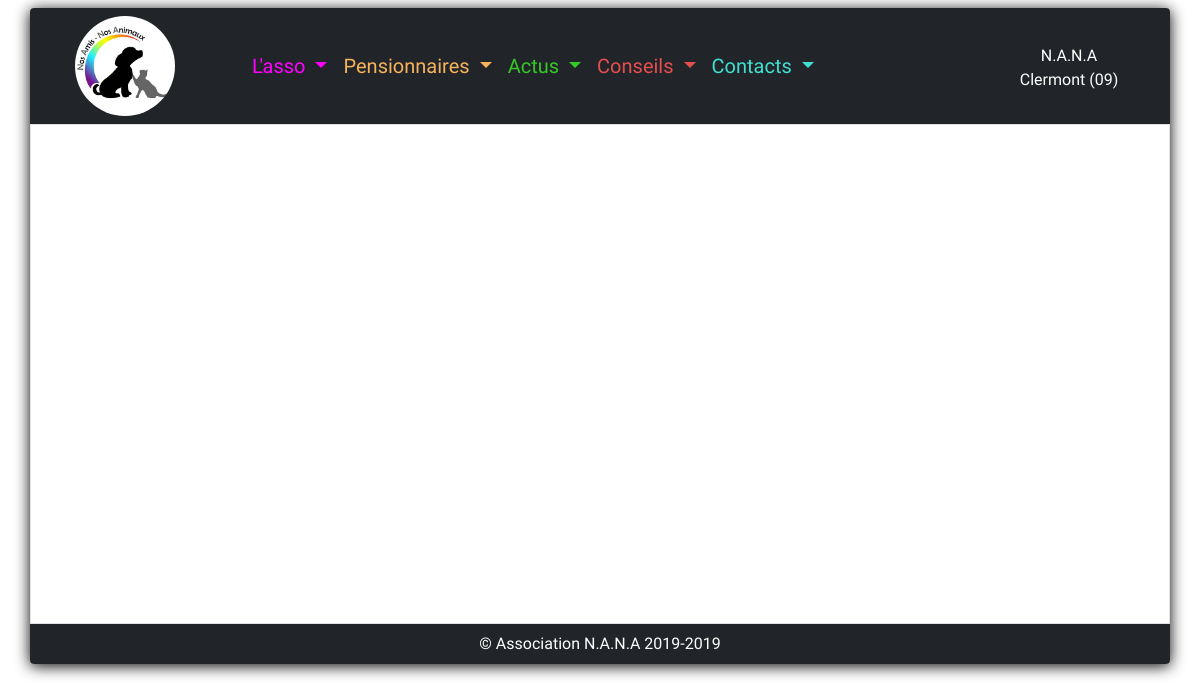
The page /actus&type=2 on the database as committed earlier.
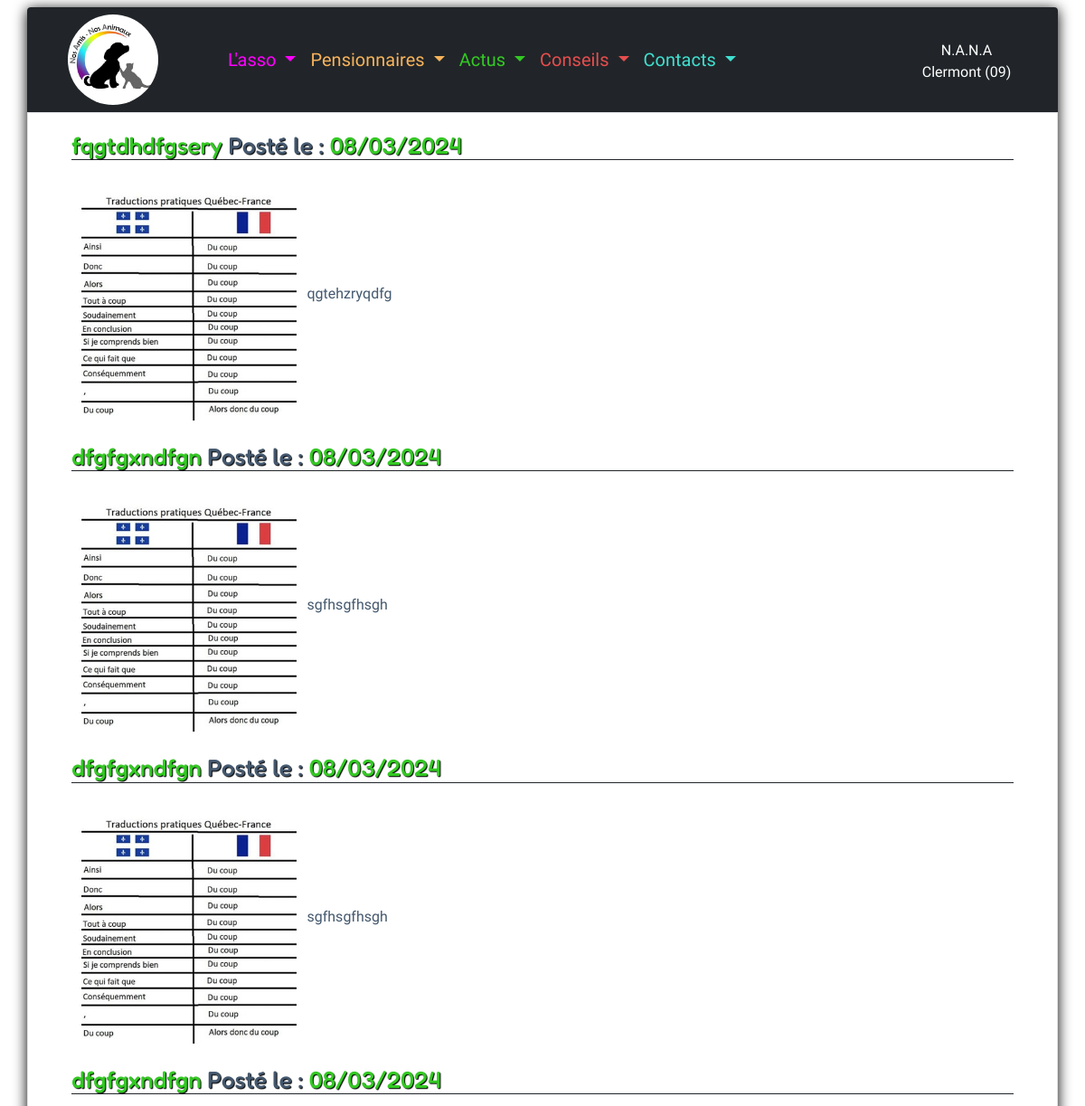
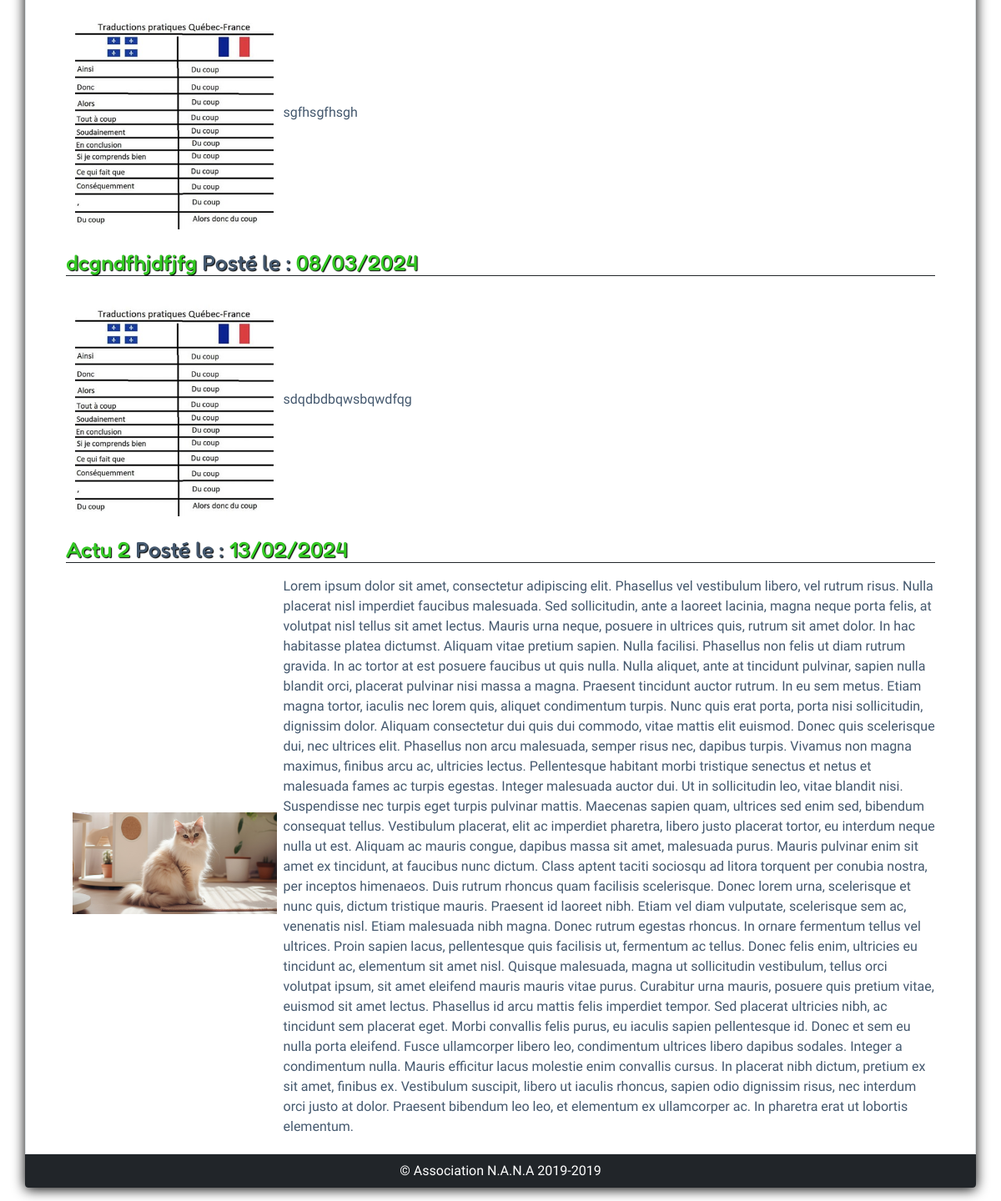
The same page on the database as committed later (2 pictures, top to bottom).
### tables this page shows
CREATE TABLE `actualite` (
  `id_actualite` int(11) NOT NULL,
  `libelle_actualite` varchar(45) NOT NULL,
  `contenu_actualite` longtext NOT NULL,
  `date_publication` date NOT NULL,
  `id_image` int(11) NOT NULL,
  `id_type_actualite` int(11) DEFAULT NULL
);

CREATE TABLE `image` (
  `id_image` int(11) NOT NULL,
  `libelle_image` varchar(45) NOT NULL,
  `url_image` varchar(100) NOT NULL,
  `description_image` longtext DEFAULT NULL
);

### config/Securite.class.php (called while the page is built, shortened)
<?php
class Securite {
    public static function secureHTML($string){
        return htmlentities($string);
    }
}

### controllers/frontend.controller.php (called while the page is built, shortened)
<?php
require_once "public/utile/formatage.php";
require_once 'models/actualite.dao.php';
function getPageActualites()
{
    if(isset($_GET['type']) && !empty($_GET['type'])) {
        $typeNews = Securite::secureHTML($_GET['type']);
        $actualites = getActualiteFromBd($typeNews);
        foreach ($actualites as $key => $actualite) {
            $image = getImageActualiteFromBd($actualite['id_image']);
            $actualites[$key]['image'] = $image;
        }
    }
    else {
        throw new Exception("Le type de l'actualité est manquante. Vous ne pouvez pas accéder à la page.");
    }
    require_once "views/front/actu/actus.view.php";
}

### models/actualite.dao.php (called while the page is built, shortened)
<?php
function getActualiteFromBD($type)
{
    $bdd = connexionPDO();
    $req = "SELECT *
            FROM actualite
            WHERE id_type_actualite = :type
            order by date_publication desc
            ";
    $stmt = $bdd->prepare($req);
    $stmt->bindValue(':type', $type, PDO::PARAM_STR);
    $stmt->execute();
    $actualites = $stmt->fetchAll(PDO::FETCH_ASSOC);
    return $actualites;
}
function getImageActualiteFromBd($idImage){
    $bdd = connexionPDO();
    $req = "
        SELECT *
        FROM image
        WHERE id_image = :idImage
        ";
    $stmt = $bdd->prepare($req);
    $stmt->bindValue(':idImage', $idImage, PDO::PARAM_INT);
    $stmt->execute();
    $image = $stmt->fetch(PDO::FETCH_ASSOC);
    return $image;
}

### views/front/actu/actus.view.php (the view, shortened to what this page needs)
<?php
foreach($actualites as $actualite) :
echo styleTitrePost("<span class='".COLOR_TITRE_ACTUS."'> {$actualite['libelle_actualite']} </span> Posté le : <span class='".COLOR_TITRE_ACTUS."'> ".date("d/m/Y", strtotime($actualite['date_publication']))." </span>");
?>
    <div class="row g-0 align-items-center">
        <div class="col-12 col-lg-3 text-center">
            <img src="public/sources/images/sites/<?= $actualite['image']['url_image'] ?>" alt="<?= $actualite['image']['libelle_image'] ?>" style="max-height: 280px;" class="img-fluid p-2">
        </div>
        <div class="col-12 col-md-9">
            <p>
                <?= $actualite['contenu_actualite'] ?>
            </p>
        </div>
    </div>
<?php endforeach; ?>
<?php
$content = ob_get_clean();
require "views/commons/template.php"
?>

### index.php (shortened to what this page needs)
<?php
require_once "controllers/frontend.controller.php";
require_once "config/Securite.class.php";
try {
    if(isset($_GET['page']) && !empty($_GET['page'])){
        $page = Securite::secureHTML($_GET['page']);
        switch ($page) {
            case "actus" : getPageActualites();
            break;
        }
    } else {
        getPageAccueil();
    }
} catch (Exception $e) {
    $titre ="Error";
    $description = "Page de gestion des erreurs";
    $errorMessage = $e->getMessage();
    require "views/commons/erreur.view.php";
}

### views/commons/template.php (shortened to what this page needs)
<!DOCTYPE html>
<html lang="fr">
<head>
    <link rel="stylesheet" href="<?= URL ?>public/bootstrap/css/bootstrap.min.css">
    <link rel="stylesheet" href="<?= URL ?>public/css/main.css">
</head>
<body>
    <div class="container p-0 mt-2 rounded perso_shadow">
        <header class="bg-dark text-white rounded-top perso_titre">
            <div class="row align-items-center m-0">
                <div class="col-2 p-2 text-center">
                    <a href="accueil">
                        <img src="<?= URL ?>public/sources/images/Autres/logoNANA2.jpg" class="rounded-circle img-fluid perso_logoSize" alt="logo">
                    </a>
                </div>
                <div class="col-8 m-0 p-0">
                    <?php include('menu.php'); ?>
                </div>
                <div class="col-2 text-right pt-1 pe-4 d-none d-lg-block">
                   <a href="login" class="nav-link text-white text-center"> N.A.N.A <br /> Clermont (09)</a>
                </div>
            </div>
        </header>
        <div class="border p-1 perso_minCorpSize px-5">
            <?= $content; ?>
        </div>
        <footer class="bg-dark text-white text-center rounded-bottom">
            <p class="p-2">&copy; Association N.A.N.A 2019-2019</p>
        </footer>
    </div>
</body>
</html>

### views/commons/menu.php (shortened to what this page needs)
<nav class="navbar navbar-expand-md navbar-dark bg-dark perso_Size20">
    <div class="container-fluid">
        <div class="collapse navbar-collapse" id="navbarSupportedContent">
            <ul class="navbar-nav me-auto mb-2 mb-lg-0">
                <li class="nav-item dropdown">
                    <a class="nav-link dropdown-toggle perso_ColorRoseMenu" href="#" role="button" data-bs-toggle="dropdown" aria-expanded="false">
                        L'asso
                    </a>
                </li>
                <li class="nav-item dropdown">
                    <a class="nav-link dropdown-toggle perso_ColorOrangeMenu" href="#" role="button" data-bs-toggle="dropdown" aria-expanded="false">
                        Pensionnaires
                    </a>
                    </li>
                    <li class="nav-item dropdown">
                        <a class="nav-link dropdown-toggle perso_ColorVertMenu" href="#" role="button" data-bs-toggle="dropdown" aria-expanded="false">
                            Actus
                        </a>
                </li>
                <li class="nav-item dropdown">
                    <a class="nav-link dropdown-toggle perso_ColorRougeMenu" href="#" role="button" data-bs-toggle="dropdown" aria-expanded="false">
                        Conseils
                    </a>
                </li>
                <li class="nav-item dropdown">
                    <a class="nav-link dropdown-toggle perso_ColorBleuMenu" href="#" role="button" data-bs-toggle="dropdown" aria-expanded="false">
                        Contacts
                    </a>
                </li>
            </ul>
        </div>
    </div>
</nav>

### public/utile/formatage.php (shortened to what this page needs)
<?php
function styleTitrePost($text){
    $txt = "<h3 class=' my-3 perso_policeTitre perso_textShadow perso_Size26 border-bottom border-dark'>";
    $txt .= $text;
    $txt .= "</h3>";
    return $txt;
}
?>

### public/css/main.css (style rules this page uses)
body { font-family: 'Copse', serif; color: #44586e; }
.perso_policeTitre { font-family: 'Fredoka', sans-serif; }
.perso_shadow { box-shadow: 0px 2px 15px black; }
.perso_textShadow { text-shadow: 1px 1px 1px black; }
.perso_logoSize { width: 100px; }
.perso_ColorRoseMenu { color : #FF00FF !important; }
.perso_ColorOrangeMenu { color : rgb(247, 179, 91) !important; }
.perso_ColorVertMenu { color : #34C924 !important; }
.perso_ColorRougeMenu { color : rgb(230, 78, 78) !important; }
.perso_ColorBleuMenu { color : #40E0D0 !important; }
.perso_Size26 { font-size: 26px; }
.perso_Size20 { font-size: 20px; }
.perso_minCorpSize { min-height: 500px; }

Rows that differ between the two databases and show on the page:
added actualite: libelle_actualite+date_publication "fqgtdhdfgsery Posté le : 08/03/2024", id_image.libelle_image (picture), contenu_actualite "qgtehzryqdfg"
added actualite: libelle_actualite+date_publication "dfgfgxndfgn Posté le : 08/03/2024", id_image.libelle_image (picture), contenu_actualite "sgfhsgfhsgh"
added actualite: libelle_actualite+date_publication "dfgfgxndfgn Posté le : 08/03/2024", id_image.libelle_image (picture), contenu_actualite "sgfhsgfhsgh"
added actualite: libelle_actualite+date_publication "dfgfgxndfgn Posté le : 08/03/2024", id_image.libelle_image (picture), contenu_actualite "sgfhsgfhsgh"
added actualite: libelle_actualite+date_publication "dcgndfhjdfjfg Posté le : 08/03/2024", id_image.libelle_image (picture), contenu_actualite "sdqdbdbqwsbqwdfqg"
now on this page (row edited): actualite: libelle_actualite+date_publication "Actu 2 Posté le : 13/02/2024", id_image.url_image (picture), contenu_actualite "Lorem ipsum dolor sit amet, consectetur adipiscing elit. Phasellus vel vestibulum libero, vel rutrum risus. Nulla placerat nisl imperdiet faucibus malesuada. Sed sollicitudin, ante a laoreet lacinia, magna neque porta felis, at volutpat nisl tellus sit amet lectus. Mauris urna neque, posuere in ultrices quis, rutrum sit amet dolor. In hac habitasse platea dictumst. Aliquam vitae pretium sapien. Nulla facilisi. Phasellus non felis ut diam rutrum gravida. In ac tortor at est posuere faucibus ut quis nulla. Nulla aliquet, ante at tincidunt pulvinar, sapien nulla blandit orci, placerat pulvinar nisi massa a magna. Praesent tincidunt auctor rutrum. In eu sem metus. Etiam magna tortor, iaculis…"
